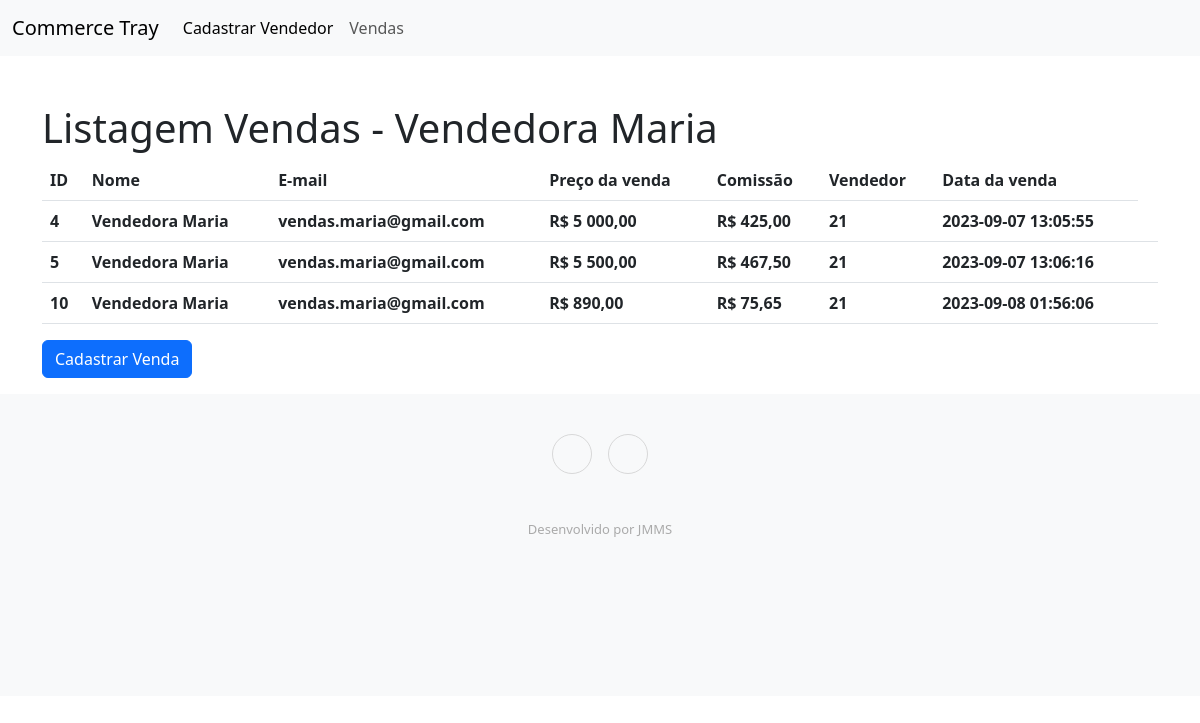
The app's page /ver_vendas.php?id=21 with its own data.
### tables this page shows
CREATE TABLE IF NOT EXISTS `sellers` (
  `id` int NOT NULL AUTO_INCREMENT,
  `seller_name` varchar(255) NOT NULL,
  `seller_email` varchar(255) NOT NULL,
  `created_at` timestamp NOT NULL,
  PRIMARY KEY (`id`)
);

CREATE TABLE IF NOT EXISTS `sales` (
  `sales_id` int NOT NULL AUTO_INCREMENT,
  `sales_price` varchar(255) NOT NULL,
  `sales_commission` varchar(255) NOT NULL,
  `seller_id` int NOT NULL,
  `created_at` timestamp NOT NULL,
  PRIMARY KEY (`sales_id`)
);

### models/sales.php (called while the page is built, shortened)
<?php
function buscar_vendas_por_vendedor($id) {
    $lista = [];
    $sql = $GLOBALS['pdo']->query("SELECT * FROM sales WHERE seller_id = {$id}");
    if($sql->rowCount() > 0) {
        $lista = $sql->fetchAll(PDO::FETCH_ASSOC);
    }
    return $lista;
}
function buscar_nome_email_por_vendedor($id) {
    $lista = [];
    $sql = $GLOBALS['pdo']->query("SELECT seller_name, seller_email
                                    FROM sellers
                                    INNER JOIN sales
                                    ON sellers.id = sales.seller_id WHERE seller_id = {$id}");
    if($sql->rowCount() > 0) {
        $lista = $sql->fetchAll(PDO::FETCH_ASSOC);
    }
    return $lista;
}
?>

### ver_vendas.php (the view, shortened to what this page needs)
<?php require 'app/config.php';
require 'models/sales.php';
$id_vendedor = filter_input(INPUT_GET, 'id');
$lista_nome_email_vendedor = buscar_nome_email_por_vendedor($id_vendedor);
$listagem = reset($lista_nome_email_vendedor);
$lista = buscar_vendas_por_vendedor($id_vendedor);
?>
<!doctype html>
<html lang="pt-br">
  <head>
    <?php include_once("includes/head.php"); ?>
  </head>
  <body>
    <?php include_once("includes/nav.php"); ?>
    <div class="container">
        <div class="row">
            <div class="col mt-5">
                <h1>Listagem Vendas - <?= $listagem > 0 ? $listagem['seller_name'] : '';?></h1>
                <table class="table">
                    <thead>
                        <tr>
                        <th scope="col">ID</th>
                        <th scope="col">Nome</th>
                        <th scope="col">E-mail</th>
                        <th scope="col">Preço da venda</th>
                        <th scope="col">Comissão</th>
                        <th scope="col">Vendedor</th>
                        <th scope="col">Data da venda</th>
                        </tr>
                    </thead>
                <?php foreach($lista as $sale): ?>
                    <tbody>
                        <tr>
                        <th scope="row"><?=$sale["sales_id"]; ?></th>
                        <th scope="row"><?=$listagem["seller_name"]; ?></th>
                        <th scope="row"><?=$listagem["seller_email"]; ?></th>
                        <th scope="row">R$ <?=number_format($sale["sales_price"], 2, ',', ' '); ?></th>
                        <th scope="row">R$ <?=number_format($sale["sales_commission"], 2, ',', ' '); ?></th>
                        <th scope="row"><?=$sale["seller_id"]; ?></th>
                        <th scope="row"><?=$sale["created_at"]; ?></th>
                        <td>
                        </td>
                        </tr>
                    </tbody>
                <?php endforeach;?>
                </table>
                <div class="mb-3">
                <a href="cadastrar_venda.php" class='btn btn-primary'>Cadastrar Venda</a>
                </div>
            </div>
        </div>
    </div>
    <?php include_once("includes/footer.php"); ?>
  </body>
</html>

### records on screen
sellers: seller_name "Vendedora Maria"
sales: sales_id "4", seller.seller_name "Vendedora Maria", seller.seller_email "vendas.maria@gmail.com", sales_price "5 000,00", sales_commission "425,00", seller "21", created_at "2023-09-07 13:05:55"
sales: sales_id "5", seller.seller_name "Vendedora Maria", seller.seller_email "vendas.maria@gmail.com", sales_price "5 500,00", sales_commission "467,50", seller "21", created_at "2023-09-07 13:06:16"
sales: sales_id "10", seller.seller_name "Vendedora Maria", seller.seller_email "vendas.maria@gmail.com", sales_price "890,00", sales_commission "75,65", seller "21", created_at "2023-09-08 01:56:06"
